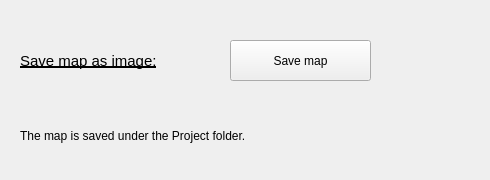
    <widget class="QWidget" name="reporting">
     <attribute name="title">
      <string>Save</string>
     </attribute>
     <widget class="QPushButton" name="savemapbutton">
      <property name="geometry">
       <rect>
        <x>230</x>
        <y>40</y>
        <width>141</width>
        <height>41</height>
       </rect>
      </property>
      <property name="minimumSize">
       <size>
        <width>141</width>
        <height>41</height>
       </size>
      </property>
      <property name="cursor">
       <cursorShape>PointingHandCursor</cursorShape>
      </property>
      <property name="mouseTracking">
       <bool>true</bool>
      </property>
      <property name="text">
       <string>Save map</string>
      </property>
     </widget>
     <widget class="QLabel" name="label_10">
      <property name="geometry">
       <rect>
        <x>20</x>
        <y>40</y>
        <width>231</width>
        <height>41</height>
       </rect>
      </property>
      <property name="font">
       <font>
        <pointsize>11</pointsize>
        <weight>50</weight>
        <bold>false</bold>
        <underline>true</underline>
       </font>
      </property>
      <property name="text">
       <string>Save map as image:</string>
      </property>
     </widget>
     <widget class="QLabel" name="label_12">
      <property name="geometry">
       <rect>
        <x>20</x>
        <y>100</y>
        <width>461</width>
        <height>71</height>
       </rect>
      </property>
      <property name="text">
       <string>The map is saved under the Project folder.</string>
      </property>
     </widget>
    </widget>
